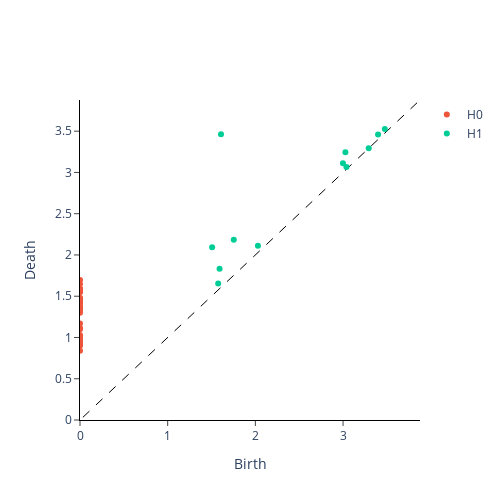

This figure's notebook cell:
### Markdown cell above
## Rescaling the diagram

Rescaling a diagram means normalizing points such that the maximum "bottleneck distance" from the *empty diagram* (by default, across all homology dimensions) is equal to one. Notice that this means the birth and death scales are modified. We can use `Scaler` as follows:

### Code cell
diagramScaler = Scaler()

X_scaled = diagramScaler.fit_transform(X_diagrams)

diagramScaler.plot(X_scaled, sample=window_number)

### Figure 1 — Plotly figure (JSON) as saved in the notebook; plotly's stock layout.template omitted (floating-point values rounded to 4 significant figures)
{"data": [{"hoverinfo": "none", "line": {"color": "black", "dash": "dash", "width": 1}, "mode": "lines", "showlegend": false, "type": "scatter", "x": [-352.5, 352.5], "y": [-352.5, 352.5]}, {"mode": "markers", "name": "H0", "type": "scatter", "x": [0, 0, 0, 0, 0, 0, 0, 0, 0, 0, 0, 0, 0, 0, 0, 0, 0, 0, 0, 0, 0, 0, 0, 0, 0, 0, 0, 0, 0, 0, 0, 0, 0, 0, 0, 0, 0, 0, 0, 0], "y": [0.8379, 0.902, 0.9046, 0.936, 0.973, 0.9756, 0.9758, 0.9842, 0.9958, 1.004, 1.031, 1.1, 1.116, 1.168, 1.299, 1.334, 1.337, 1.354, 1.376, 1.377, 1.42, 1.423, 1.432, 1.441, 1.443, 1.447, 1.447, 1.461, 1.463, 1.467, 1.483, 1.551, 1.552, 1.579, 1.58, 1.582, 1.588, 1.591, 1.649, 1.696]}, {"mode": "markers", "name": "H1", "type": "scatter", "x": [3.477, 3.399, 3.293, 3.039, 3.027, 2.999, 2.029, 1.754, 1.608, 1.592, 1.576, 1.507], "y": [3.525, 3.461, 3.293, 3.067, 3.246, 3.112, 2.111, 2.183, 3.462, 1.832, 1.654, 2.094]}, {"mode": "markers", "name": "H2", "type": "scatter", "x": [], "y": []}], "layout": {"height": 500, "plot_bgcolor": "white", "width": 500, "xaxis": {"anchor": "y", "exponentformat": "e", "linecolor": "black", "linewidth": 1, "mirror": false, "range": [0, 3.878], "showexponent": "all", "showline": true, "side": "bottom", "ticks": "outside", "title": {"text": "Birth"}, "type": "linear", "zeroline": true}, "yaxis": {"anchor": "x", "exponentformat": "e", "linecolor": "black", "linewidth": 1, "mirror": false, "range": [0, 3.878], "showexponent": "all", "showline": true, "side": "left", "ticks": "outside", "title": {"text": "Death"}, "type": "linear", "zeroline": true}}}
